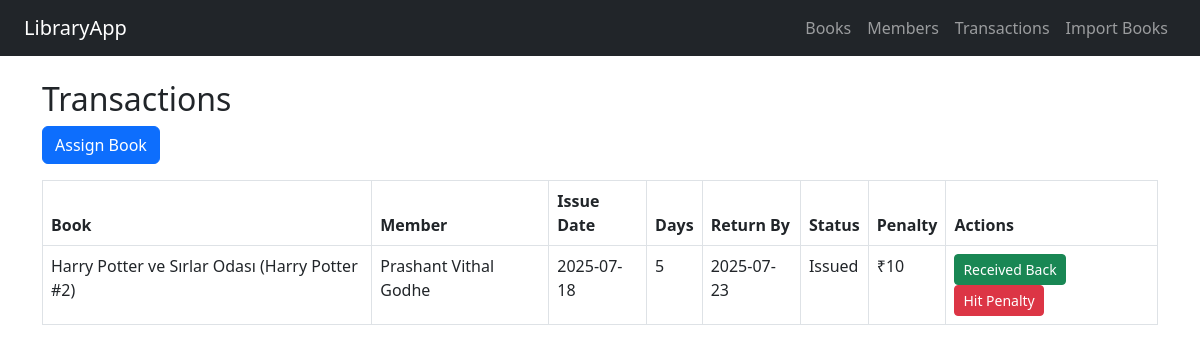
Page /transactions on the committed database.
### tables this page shows
CREATE TABLE transactions (
    id INTEGER PRIMARY KEY AUTOINCREMENT,
    book_id INTEGER,
    member_id INTEGER,
    issue_date DATE,
    days INTEGER,
    return_date DATE,
    penalty INTEGER DEFAULT 0,
    status TEXT DEFAULT 'Issued',
    amount_per_day REAL DEFAULT 0,
    rent REAL DEFAULT 0,
    FOREIGN KEY (book_id) REFERENCES books(id),
    FOREIGN KEY (member_id) REFERENCES members(id)
);

CREATE TABLE books (
    id INTEGER PRIMARY KEY AUTOINCREMENT,
    title TEXT,
    authors TEXT,
    isbn TEXT UNIQUE,
    publisher TEXT,
    pages INTEGER,
    rent_fee REAL,
    quantity INTEGER DEFAULT 1,
    available_quantity INTEGER DEFAULT 1
);

CREATE TABLE members (
    id INTEGER PRIMARY KEY AUTOINCREMENT,
    name TEXT NOT NULL,
    email TEXT UNIQUE,
    phone TEXT,
    debt REAL DEFAULT 0
);

### app.py (the view)
@app.route('/transactions')
def transactions():
    conn = get_db_connection()
    transactions = conn.execute('''
        SELECT t.*,
               b.title AS book_title,
               m.name AS member_name,
               julianday('now') - julianday(t.issue_date) - t.days AS penalty_days
        FROM transactions t
        JOIN books b ON t.book_id = b.id
        JOIN members m ON t.member_id = m.id
    ''').fetchall()
    conn.close()
    return render_template('transactions.html', transactions=transactions)

### app.py (called while the page is built)
def get_db_connection():
    conn = sqlite3.connect('database.db')
    conn.row_factory = sqlite3.Row
    return conn

### templates/transactions.html
{% extends 'base.html' %}
{% block content %}
<h2>Transactions</h2>
<a href="{{ url_for('assign_transaction') }}" class="btn btn-primary mb-3">Assign Book</a>
<table class="table table-bordered">
  <thead>
    <tr>
      <th>Book</th>
      <th>Member</th>
      <th>Issue Date</th>
      <th>Days</th>
      <th>Return By</th>
      <th>Status</th>
      <th>Penalty</th>
      <th>Actions</th>
    </tr>
  </thead>
  <tbody>
    {% for txn in transactions %}
    <tr>
      <td>{{ txn['book_title'] }}</td>
      <td>{{ txn['member_name'] }}</td>
      <td>{{ txn['issue_date'] }}</td>
      <td>{{ txn['days'] }}</td>
      <td>{{ txn['return_date'] if txn['return_date'] else '-' }}</td>
      <td>{{ txn['status'] }}</td>
      <td>₹{{ txn['penalty'] }}</td>
      <td>
        {% if txn['status'] != 'Returned' %}
          <form method="POST" action="{{ url_for('mark_as_received', id=txn['id']) }}" style="display:inline">
            <button type="submit" class="btn btn-sm btn-success">Received Back</button>
          </form>
          <form method="POST" action="{{ url_for('add_penalty', id=txn['id']) }}" style="display:inline">
            <button type="submit" class="btn btn-sm btn-danger">Hit Penalty</button>
          </form>
        {% else %}
          ✅
        {% endif %}
      </td>
    </tr>
    {% endfor %}
  </tbody>
</table>
{% endblock %}

### rows in the picture
transactions: book_title "Harry Potter ve Sırlar Odası (Harry Potter #2)", member_name "Prashant Vithal Godhe", issue_date "2025-07-18", days "5", return_date "2025-07-23", status "Issued", penalty "10"
